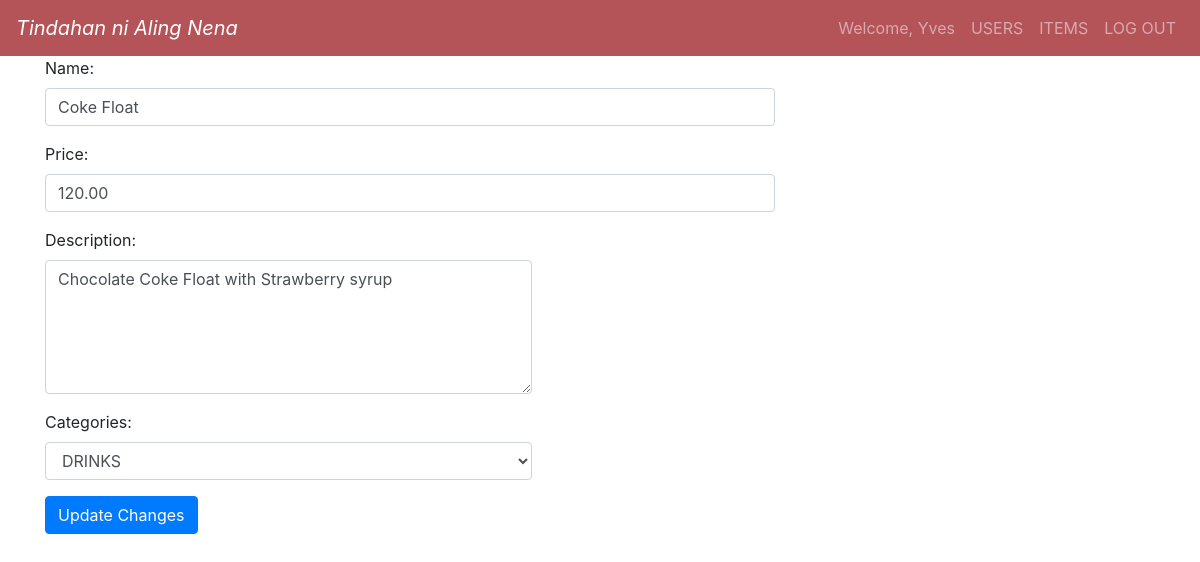
Screenshot of /app/views/edit_item.php?id=2 (signed in) with the database file from the repository.
### tables this page shows
CREATE TABLE `items` (
  `id` int(11) NOT NULL,
  `name` varchar(225) NOT NULL,
  `description` varchar(225) NOT NULL,
  `price` decimal(18,2) NOT NULL,
  `image_path` varchar(225) NOT NULL,
  `category_id` int(11) NOT NULL
);

### app/views/edit_item.php (the view, shortened to what this page needs)
<?php require_once '../partials/layout.php'; ?>
<?php function get_page_content() {
if(isset($_SESSION['user']) && $_SESSION['user']['roles_id'] == 1) {
		global $conn;
$item_id = $_GET['id'];
$sql = "SELECT * FROM items WHERE id='$item_id'";
$result = mysqli_query($conn, $sql);
$item = mysqli_fetch_assoc($result);
?>
<div class="container">
	<div class="row">
		<div class="col-sm-8 offser-sm-2">
			<form action="../controllers/process_edit_item.php" method="POST">
				<div class="form-group">
					<label for="name">Name:</label>
					<input type="text" name="name" class="form-control" value="<?php echo $item['name']; ?>" required>
				</div>
				<div class="form-group">
					<label for="price">Price:</label>
					<input type="text" name="price" class="form-control" value="<?php echo $item['price']; ?>" required>
				</div>
				<div class="form-group">
					<label for="description">Description:</label>
					<textarea name="description" class="form-control col-8" id="description" rows="5"><?php echo $item['description'];?></textarea>
				</div>
				<div class="form-group">
					<label for="categories">Categories:</label>
					<select name="category_id" class="form-control col-8" id="category" required>
					<?php
					$sql = "SELECT * FROM categories";
					$categories = mysqli_query($conn, $sql);
					foreach ($categories as $category) {
					 	extract($category);
					 	$selected = $item['category_id'] == $id ? 'selected': '';
					 	echo "<option value='$id' $selected>$name</option>";
					 }
						?>
					</select>
				</div>
				<button type="submit" class="btn btn-primary">Update Changes</button>
			</form>
		</div>
	</div>
</div>
<?php } else {
	header('Location:./error.php');
} ?>
<?php }?>

### rows the page displays
items: name "Coke Float", price "120.00", description "Chocolate Coke Float with Strawberry syrup"

### other values shown
$_SESSION['user']['firstname'] "Yves"
form field category_id "DRINKS"
